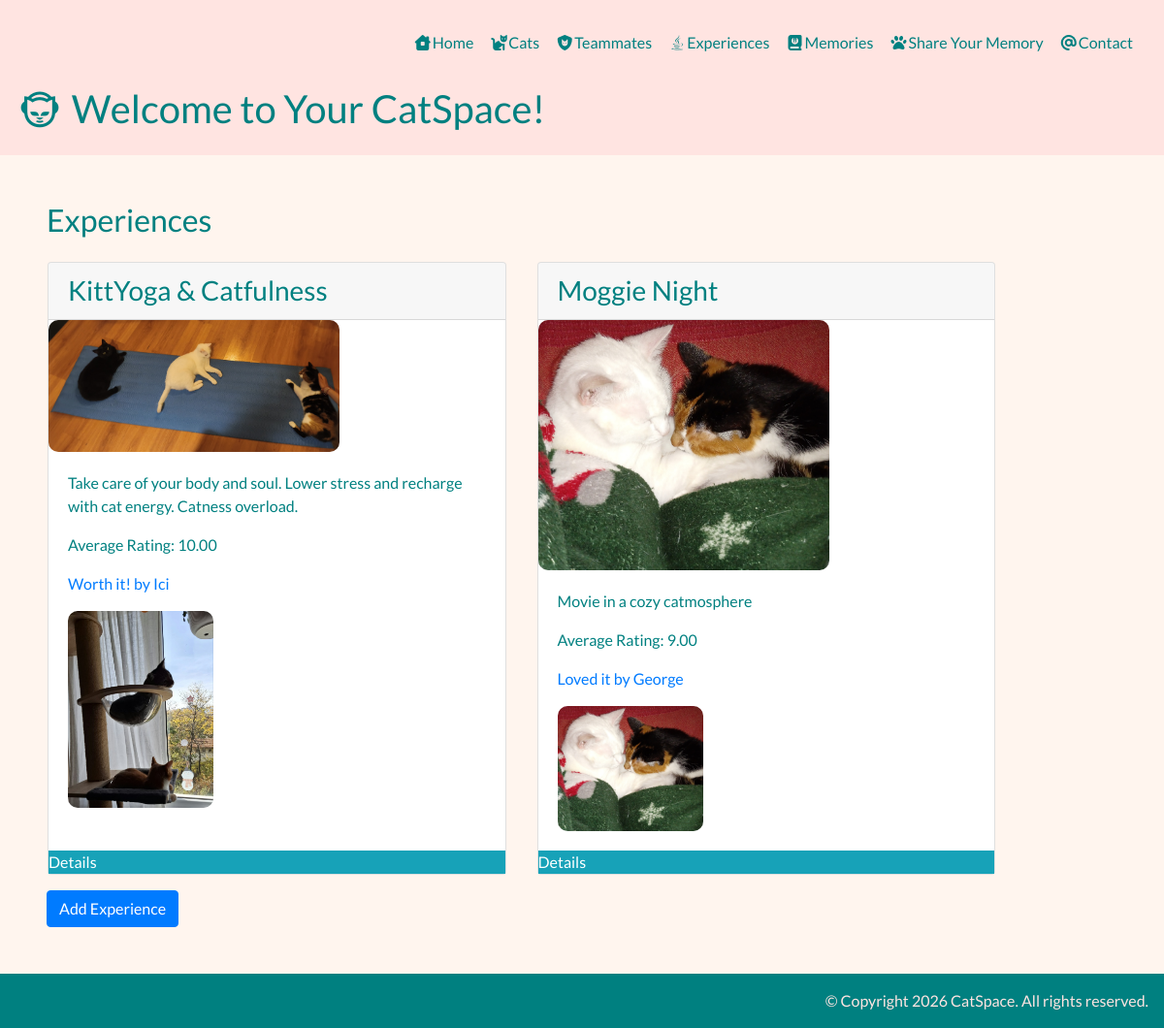
The page /experiences/ on the database its author committed.
### experiences/models.py (models this page shows, shortened)
class Experience(TimeStampMixin):
    name = models.CharField(max_length=30, unique=True)
    description = models.TextField(blank=True)
    cover_image_url = models.URLField(null=True, blank=True)
    price = models.DecimalField(max_digits=5, decimal_places=2, validators=[MinValueValidator(0)])
    teammate = models.ForeignKey("teammates.Teammate", on_delete=models.SET_NULL, null=True, blank=True,
                                 related_name="experiences")
    is_available = models.BooleanField(default=True, blank=True)
    slug = models.SlugField(blank=True, unique=True)
    class Meta:
        ordering = ["-updated_at"]
    def __str__(self) -> str:
        return self.name

### memories/models.py (models this page shows)
class Memory(TimeStampMixin):
    title = models.CharField(max_length=30)
    author = models.CharField(max_length=30)
    description = models.TextField(blank=True)
    image = models.ImageField(upload_to="memories/", null=True, blank=True)
    rating = models.PositiveSmallIntegerField(validators=[MinValueValidator(1), MaxValueValidator(10)],
                                              null=True, blank=True)
    experience = models.ForeignKey("experiences.Experience", on_delete=models.SET_NULL, related_name="memories",
                                   null=True, blank=True)
    cats = models.ManyToManyField("cats.Cat", related_name="memories", blank=True)
    class Meta:
        ordering = ["updated_at"]
    def __str__(self) -> str:
        return f"{self.title} by {self.author}"
    def get_absolute_url(self):
        return reverse("memories:detail", kwargs={"pk": self.pk})

### experiences/views.py (the view)
# urls.py: path("", views.ExperienceList.as_view(), name="list"),
class ExperienceList(ListView):
    queryset = Experience.objects.filter(is_available=True).prefetch_related("memories").annotate(
        avg_rating=Avg("memories__rating"))
    paginate_by = 6

### templates/experiences/experience_list.html (shortened to what this page needs)
{% extends "base.html" %}
{% load static %}
{% block content %}
    <h2>Experiences</h2>
    <section class="row">
        {% for experience in experience_list %}
            <article class="card col-5 m-3 p-0">
                <h3 class="card-header">{{ experience }}</h3>
                <div class="card-img">
                    {% if experience.cover_image_url %}
                        <a href="{{ experience.cover_image_url }}" target="_blank">
                            <img src="{{ experience.cover_image_url }}" alt="Cat Image" width="300px">
                        </a>
                    {% endif %}
                </div>
                <div class="card-body">
                    {% if experience.description %}
                        <p>{{ experience.description }}</p>
                    {% endif %}
                    {% if experience.avg_rating and experience.avg_rating >= 8 %}
                        <p>Average Rating: {{ experience.avg_rating|floatformat:2 }}</p>
                    {% endif %}
                    {% for memory in experience.memories.all %}
                        <p><a href="{{ memory.get_absolute_url }}">{{ memory }}</a></p>
                        {% if memory.image %}
                            <img src="{{ memory.image.url }}" alt="Memory Image" width="150px" height="auto">
                        {% endif %}
                    {% endfor %}
                </div>
                <a class="btn-info card-button" href="{% url 'experiences:detail' experience.slug %}">Details</a>
            </article>
        {% empty %}
            <div class="my-3">
                <img src="{% static 'images/yoga.jpg' %}" alt="Yoga Cats" width="600px" height="auto">
            </div>
        {% endfor %}
    </section>
    <div><a class="btn btn-primary" href="{% url 'experiences:create' %}">Add Experience</a></div>
{% endblock %}

### static/css/styles.css (style rules this page uses)
body { background-color: seashell; font-family: 'Lato', sans-serif; color: teal; }
.card { margin-bottom: 1rem; margin-right: 1rem; }
img { border-radius: 10px; }

### rows shown on the page
Experience: name "KittYoga & Catfulness", cover_image_url (picture), description "Take care of your body and soul. Lower stress and recharge with cat energy. Catness overload.", avg_rating "10.00"
Memory: title+author "Worth it! by Ici", image (picture)
Experience: name "Moggie Night", cover_image_url (picture), description "Movie in a cozy catmosphere", avg_rating "9.00"
Memory: title+author "Loved it by George", image (picture)
